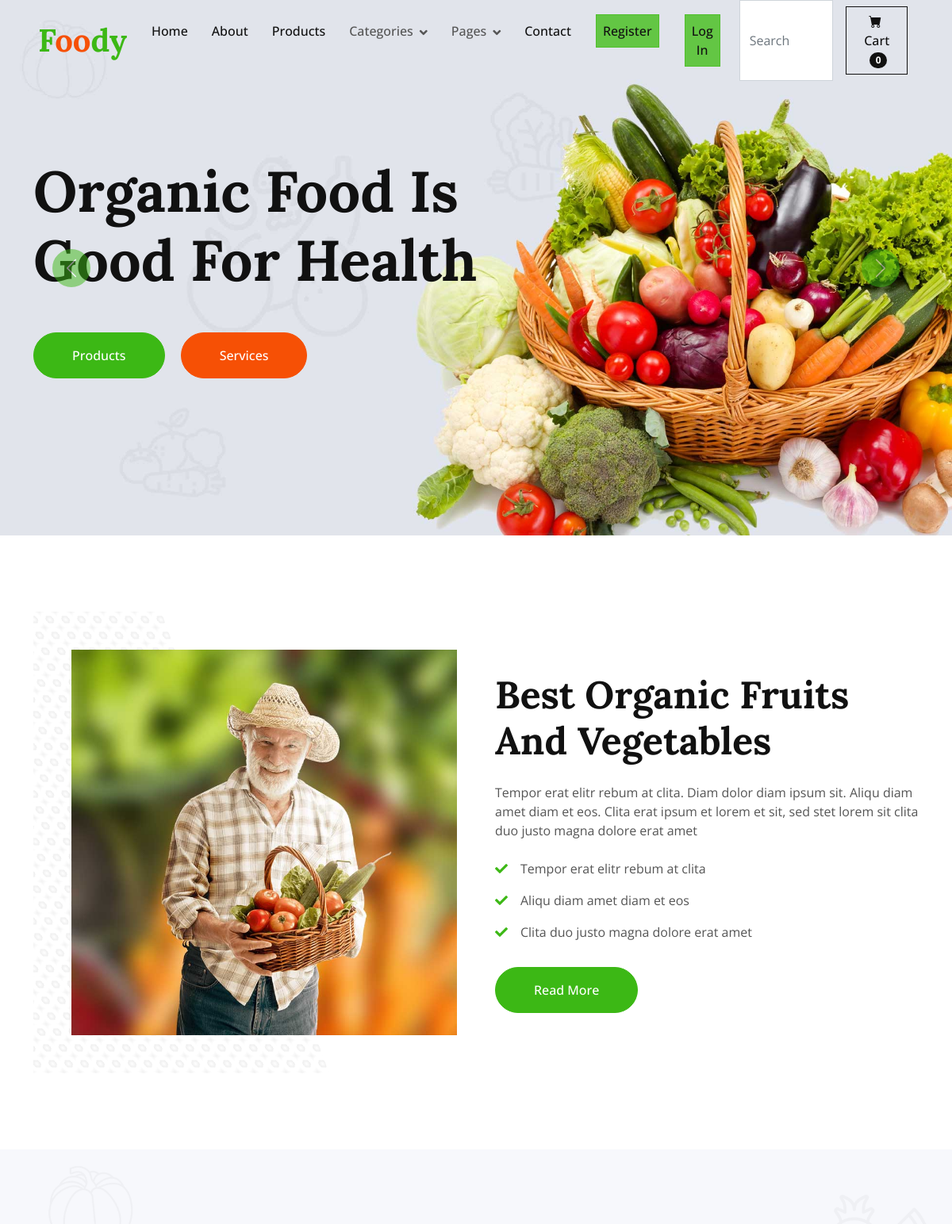
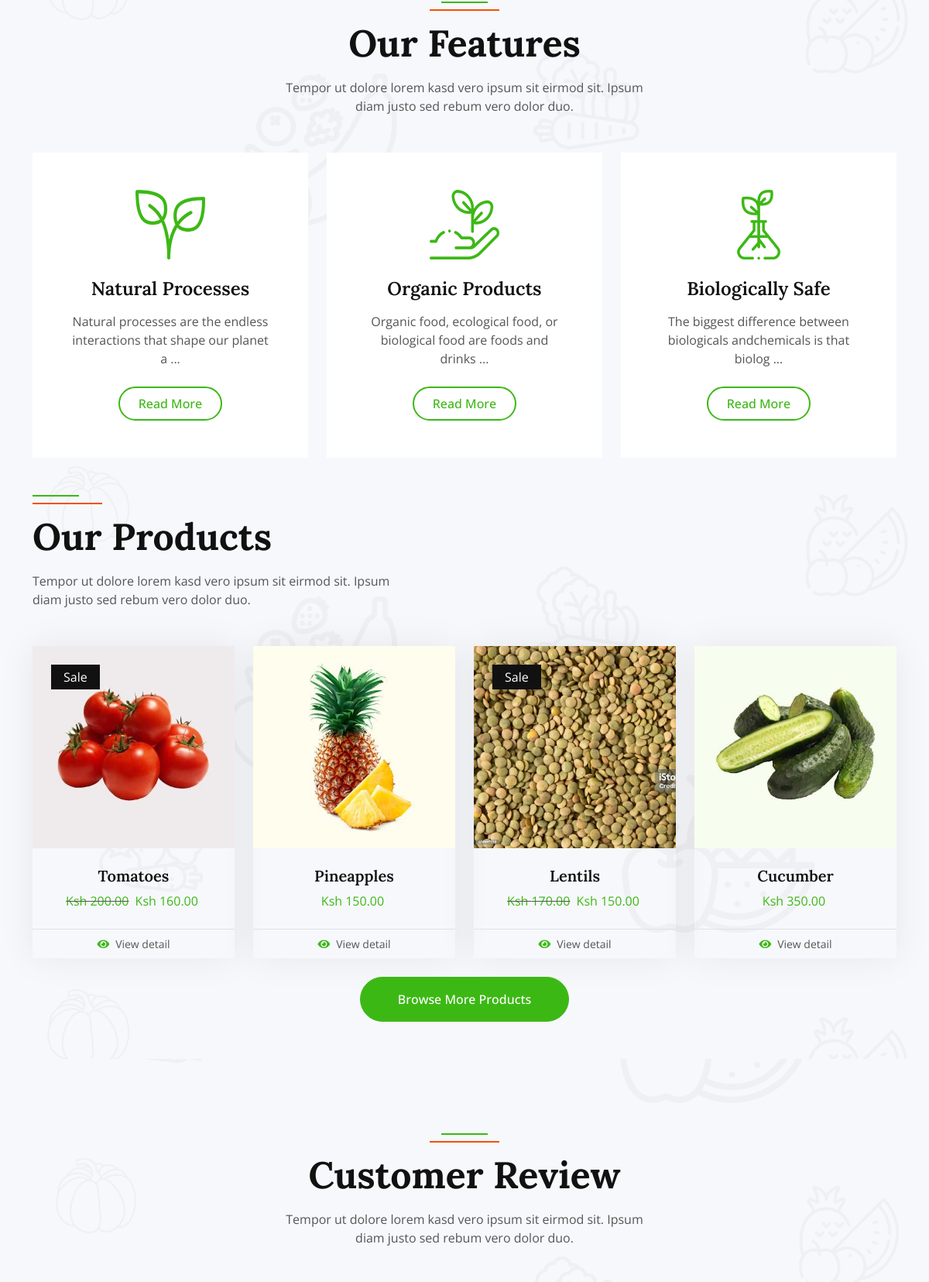
The page / (upper part) on the database its author committed (2 pictures, top to bottom).
### Store/models.py (models this page shows, shortened)
class Features(models.Model):
    image = models.ImageField(upload_to='uploads/features', default='uploads/features/feature.jpg')
    title = models.CharField(blank=False, null=False, max_length=100)
    description = models.CharField(blank=False, null=False, max_length=10000)

class Product(models.Model):
    name = models.CharField(max_length=100)
    price = models.DecimalField(default=0, decimal_places=2, max_digits=6)
    category = models.ForeignKey(Category, on_delete=models.CASCADE, default=1)
    description = models.CharField(max_length=250, default='', blank=True, null=True)
    image = models.ImageField(upload_to='uploads/products', default='uploads/products/product.png')
    is_sale = models.BooleanField(default=False)
    sales_price = models.DecimalField(default=0, decimal_places=2, max_digits=6)

### Store/views.py (the view)
# urls.py: 2. Add a URL to urlpatterns:  path('', views.home, name='home')
def home(request):
    items = Product.objects.all()
    feedback = Testimonial.objects.all()
    article = Blog.objects.all()
    hfeature = Features.objects.all()
    return render(request,"index.html",{'navbar':'home', 'items':items, 'feedback': feedback, 'article': article, 'hfeature': hfeature})

### Basket/cart.py (called while the page is built)
    def __len__(self):
        return  len(self.cart)

### Basket/context_processor.py (called while the page is built)
def cart(request):
    return {'cart': Cart(request)}

### Store/templates/index.html (shortened to what this page needs)
{% extends 'layout.html' %}
{% load static %}
{% block body %}
    <div class="container-fluid p-0 mb-5 wow fadeIn" data-wow-delay="0.1s">
        <div id="header-carousel" class="carousel slide" data-bs-ride="carousel">
            <div class="carousel-inner">
                <div class="carousel-item active">
                    <img class="w-100" src="{% static 'img/carousel-1.jpg' %}" alt="Image">
                    <div class="carousel-caption">
                        <div class="container">
                            <div class="row justify-content-start">
                                <div class="col-lg-7">
                                    <h1 class="display-2 mb-5 animated slideInDown">Organic Food Is Good For Health</h1>
                                    <a href="" class="btn btn-primary rounded-pill py-sm-3 px-sm-5">Products</a>
                                    <a href="" class="btn btn-secondary rounded-pill py-sm-3 px-sm-5 ms-3">Services</a>
                                </div>
                            </div>
                        </div>
                    </div>
                </div>
            </div>
            <button class="carousel-control-prev" type="button" data-bs-target="#header-carousel"
                data-bs-slide="prev">
                <span class="carousel-control-prev-icon" aria-hidden="true"></span>
            </button>
            <button class="carousel-control-next" type="button" data-bs-target="#header-carousel"
                data-bs-slide="next">
                <span class="carousel-control-next-icon" aria-hidden="true"></span>
            </button>
        </div>
    </div>
    <div class="container-xxl py-5">
        <div class="container">
            <div class="row g-5 align-items-center">
                <div class="col-lg-6 wow fadeIn" data-wow-delay="0.1s">
                    <div class="about-img position-relative overflow-hidden p-5 pe-0">
                        <img class="img-fluid w-100" src="{% static 'img/about.jpg' %}">
                    </div>
                </div>
                <div class="col-lg-6 wow fadeIn" data-wow-delay="0.5s">
                    <h1 class="display-5 mb-4">Best Organic Fruits And Vegetables</h1>
                    <p class="mb-4">Tempor erat elitr rebum at clita. Diam dolor diam ipsum sit. Aliqu diam amet diam et eos. Clita erat ipsum et lorem et sit, sed stet lorem sit clita duo justo magna dolore erat amet</p>
                    <p><i class="fa fa-check text-primary me-3"></i>Tempor erat elitr rebum at clita</p>
                    <p><i class="fa fa-check text-primary me-3"></i>Aliqu diam amet diam et eos</p>
                    <p><i class="fa fa-check text-primary me-3"></i>Clita duo justo magna dolore erat amet</p>
                    <a class="btn btn-primary rounded-pill py-3 px-5 mt-3" href="">Read More</a>
                </div>
            </div>
        </div>
    </div>
    <div class="container-fluid bg-light bg-icon my-5 py-6">
        <div class="container">
            <div class="section-header text-center mx-auto mb-5 wow fadeInUp" data-wow-delay="0.1s" style="max-width: 500px;">
                <h1 class="display-5 mb-3">Our Features</h1>
                <p>Tempor ut dolore lorem kasd vero ipsum sit eirmod sit. Ipsum diam justo sed rebum vero dolor duo.</p>
            </div>
            <div class="row g-4">
                {% for f in hfeature|slice:":3" %}
                    <div class="col-lg-4 col-md-6 wow fadeInUp" data-wow-delay="0.3s">
                     <div class="bg-white text-center h-100 p-4 p-xl-5">
                        <img class="img-fluid mb-4" src="/media/{{ f.image }}" alt="">
                        <h4 class="mb-3">{{ f.title }}</h4>
                        <p class="mb-4">{{ f.description|slice:":70" }} ...</p>
                        <a class="btn btn-outline-primary border-2 py-2 px-4 rounded-pill" href="{% url 'Store:featuredetails' f.id %}">Read More</a>
                     </div>
                    </div>
                {% endfor %}
        </div>
    </div>
    <div class="container-xxl py-5">
        <div class="container">
            <div class="row g-0 gx-5 align-items-end">
                <div class="col-lg-6">
                    <div class="section-header text-start mb-5 wow fadeInUp" data-wow-delay="0.1s" style="max-width: 500px;">
                        <h1 class="display-5 mb-3">Our Products</h1>
                        <p>Tempor ut dolore lorem kasd vero ipsum sit eirmod sit. Ipsum diam justo sed rebum vero dolor duo.</p>
                    </div>
                </div>
            </div>
            <div class="tab-content">
                <div id="tab-1" class="tab-pane fade show p-0 active">
                    <div class="row g-4">
                        {% for item in items|slice:":4" %}
                            {% if item.is_sale %}
                                <div class="col-xl-3 col-lg-4 col-md-6 wow fadeInUp" data-wow-delay="0.3s">
                            <div class="product-item">
                                <div class="position-relative bg-light overflow-hidden">
                                    <img class="img-fluid w-100" src="/media/{{ item.image }}" alt="">
                                    <div class="bg-dark rounded text-white position-absolute start-0 top-0 m-4 py-1 px-3">Sale</div>
                                </div>
                                <div class="text-center p-4">
                                    <a class="d-block h5 mb-2" href="">{{ item.name }}</a>
                                    <strike><span class="text-primary me-1">Ksh {{ item.price }}</span></strike>
                                    <span class="text-primary me-1">Ksh {{ item.sales_price }}</span>
                                </div>
                                <div class="d-flex border-top">
                                    <small class="w-100 text-center  py-2">
                                        <a class="text-body" href="{% url 'Store:viewdetails' item.id %}"><i class="fa fa-eye text-primary me-2"></i>View detail</a>
                                    </small>
                                </div>
                            </div>
                        </div>
                                {% else %}
                             <div class="col-xl-3 col-lg-4 col-md-6 wow fadeInUp" data-wow-delay="0.3s">
                            <div class="product-item">
                                <div class="position-relative bg-light overflow-hidden">
                                    <img class="img-fluid w-100" src="/media/{{ item.image }}" alt="">
                                </div>
                                <div class="text-center p-4">
                                    <a class="d-block h5 mb-2" href="">{{ item.name }}</a>
                                    <span class="text-primary me-1">Ksh {{ item.price }}</span>
                                </div>
                                <div class="d-flex border-top">
                                    <small class="w-100 text-center  py-2">
                                        <a class="text-body" href="{% url 'Store:viewdetails' item.id %}"><i class="fa fa-eye text-primary me-2"></i>View detail</a>
                                    </small>
                                </div>
                            </div>
                        </div>
                            {% endif %}
                        {% endfor %}
                        <div class="col-12 text-center">
                            <a class="btn btn-primary rounded-pill py-3 px-5" href="{% url 'Store:products' %}">Browse More Products</a>
                        </div>
                    </div>
                </div>
            </div>
        </div>
    </div>
    <div class="container-fluid bg-light bg-icon py-6 mb-5">
        <div class="container">
            <div class="section-header text-center mx-auto mb-5 wow fadeInUp" data-wow-delay="0.1s" style="max-width: 500px;">
                <h1 class="display-5 mb-3">Customer Review</h1>
                <p>Tempor ut dolore lorem kasd vero ipsum sit eirmod sit. Ipsum diam justo sed rebum vero dolor duo.</p>
            </div>
        </div>
    </div>
    </div>
{% endblock %}

### Store/static/css/style.css (style rules this page uses)
:root { --primary: #3CB815; --secondary: #F65005; --light: #F7F8FC; --dark: #111111; }
.py-6 { padding-top: 6rem; padding-bottom: 6rem; }
.bg-icon { background: url(../img/bg-icon.png) center center repeat; background-size: contain; }
.btn { font-weight: 500; transition: .5s; }
.btn.btn-primary, .btn.btn-secondary, .btn.btn-outline-primary:hover, .btn.btn-outline-secondary:hover { color: #FFFFFF; }
.carousel-caption { top: 0; left: 0; right: 0; bottom: 0; display: flex; align-items: center; justify-content: center; text-align: start; z-index: 1; }
.carousel-control-prev, .carousel-control-next { width: 15%; }
.carousel-control-prev-icon, .carousel-control-next-icon { width: 3rem; height: 3rem; background-color: var(--primary); border: 10px solid var(--primary); border-radius: 3rem; }
.section-header { position: relative; padding-top: 25px; }
.section-header::before { position: absolute; content: ""; width: 60px; height: 2px; top: 0; left: 50%; transform: translateX(-50%); background: var(--primary); }
.section-header::after { position: absolute; content: ""; width: 90px; height: 2px; top: 10px; left: 50%; transform: translateX(-50%); background: var(--secondary); }
.section-header.text-start::before, .section-header.text-start::after { left: 0; transform: translateX(0); }
.about-img img { position: relative; z-index: 2; }
.about-img::before { position: absolute; content: ""; top: 0; left: -50%; width: 100%; height: 100%; background-image: -webkit-repeating-radial-gradient(#FFFFFF, #EEEEEE 5px, transparent 5px, transparent 10px); background-image: -moz-repeating-radial-gradient(#FFFFFF, #EEEEEE 5px, transparent 5px, transparent 10px); background-image: -ms-repeating-radial-gradient(#FFFFFF, #EEEEEE 5px, transparent 5px, transparent 10px); background-image: -o-repeating-radial-gradient(#FFFFFF, #EEEEEE 5px, transparent 5px, transparent 10px); background-image: repeating-radial-gradient(#FFFFFF, #EEEEEE 5px, transparent 5px, transparent 10px); background-size: 20px 20px; transform: skew(20deg); z-index: 1; }
.product-item { box-shadow: 0 0 45px rgba(0, 0, 0, .07); }
.product-item img { transition: .5s; }

### rows shown on the page
Features: image (picture), title "Natural Processes", description "Natural processes are the endless interactions that shape our planet a"
Features: image (picture), title "Organic Products", description "Organic food, ecological food, or biological food are foods and drinks"
Features: image (picture), title "Biologically Safe", description "The biggest difference between biologicals andchemicals is that biolog"
Product: image (picture), name "Tomatoes", price "200.00", sales_price "160.00"
Product: image (picture), name "Pineapples", price "150.00"
Product: image (picture), name "Lentils", price "170.00", sales_price "150.00"
Product: image (picture), name "Cucumber", price "350.00"

### other values the page prints
{{ cart|length }} "0"
